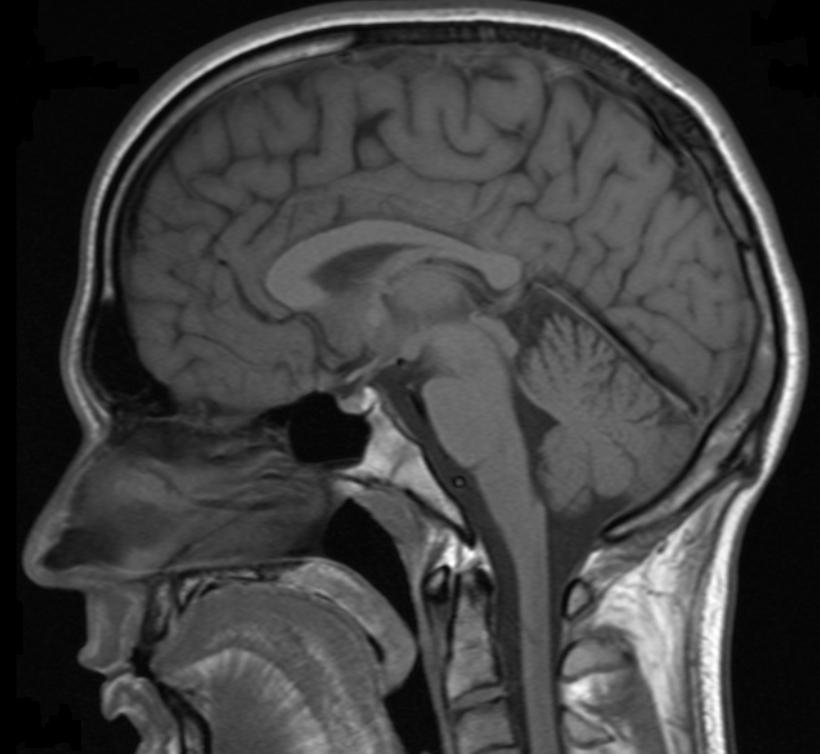
%> input picture DIP/HISTOGRAM/brain.jpg, 820 x 754 px
$ octave Histogram.m   (GNU Octave 9; MATLAB toolbox functions it lacks are replaced by stand-ins)
%> lines starting %> are read from the running program, lines starting %| are printed output that depends on the picture
% EE368/CS232 Digital Image Processing
% Bernd Girod
% Department of Electrical Engineering, Stanford University

% Script by Qiyuan Tian and David Chen
% Example histogram

clear, clc, close all

% Load test image
img = imread('brain.jpg');
%> img is the input picture: size 754x820 uint8; min 0, max 255, mean 63.9
[counts, index] = imhist(img);
%> counts = 256 values, max 37954 at index 7, min 26 at index 255, mean 2415.2; index = 256 values from 0 to 255

% Plot histogram
subplot(1, 2, 1), bar(index, counts);
set(gca, 'FontSize', 20);
xlim([0 255]);
xlabel('Gray level'), ylabel('# pixels');

% Show image
subplot(1, 2, 2), imshow(img);
title('Original image');
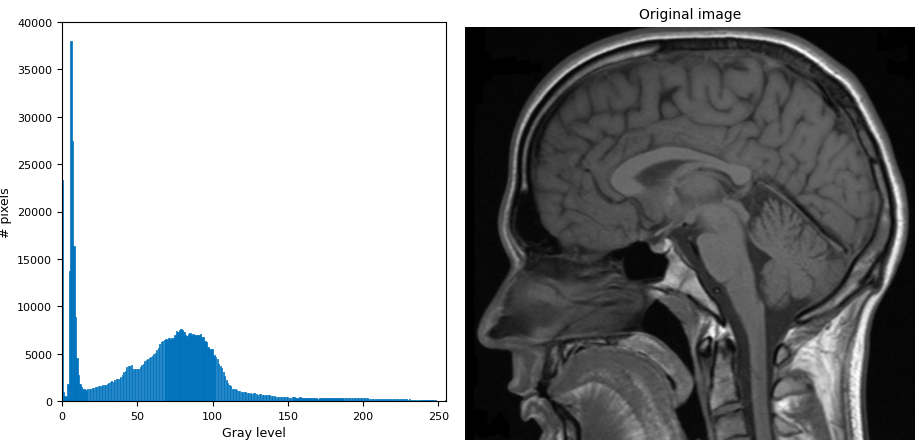
%> figure redrawn from the program's plot data, 2 panels
saveas(gca, 'Histogram.png');
